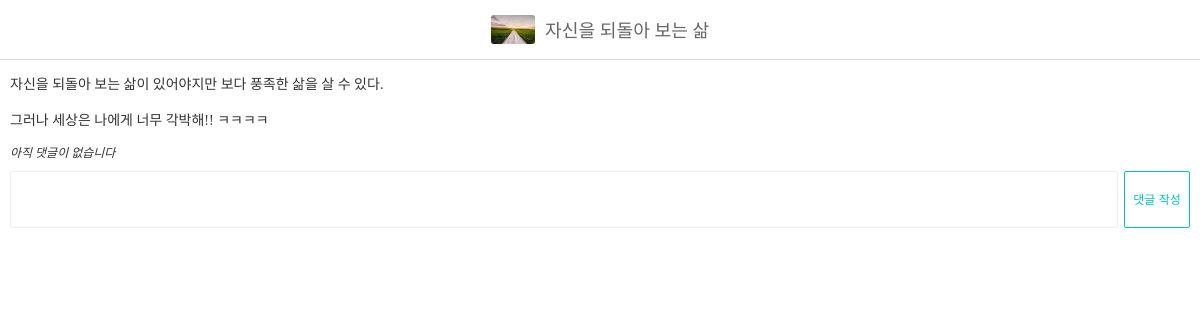
The app's page /posts/4/ with its own data.
### blog/models.py (models this page shows, shortened)
class Post(models.Model):
    objects = models.Manager()
    title = models.CharField("포스트 제목", max_length=100)
    content = models.TextField("포스트 내용")
    thumbnail = models.ImageField("썸네일 이미지", upload_to="post", blank=True)

### blog/views.py (the view)
# urls.py: path('posts/<int:post_id>/', post_detail),
def post_detail(request, post_id):
    post = Post.objects.get(id=post_id)
    if request.method == "POST":
        comment_content = request.POST["comment"]
        Comment.objects.create(
            post=post,
            content=comment_content,
        )
    context = {
        "post": post,
    }
    return render(request, "post_detail.html", context)

### templates/post_detail.html (shortened to what this page needs)
{% load static %}
<!DOCTYPE html>
<html lang="ko">
<head>
    <link rel="stylesheet" href="{% static 'css/style.css' %}">
</head>
<body>
    <div id="navbar">
        {% if post.thumbnail %}
            <img src="{{ post.thumbnail.url }}">
        {% endif %}
        <span>{{ post.title }}</span>
    </div>
    <div id="post-detail">
        <p>{{ post.content|linebreaksbr }}</p>
        <ul class="comments">
            {% for comment in post.comment_set.all %}
                <li class="comment">{{ comment.content }}</li>
            {% empty %}
                <li class="comment-empty">아직 댓글이 없습니다</li>
            {% endfor %}
        </ul>
        <form method="POST">
            <textarea name ="comment"></textarea>
            <button type="submit" class="btn btn-primary">댓글 작성</button>
        </form>
    </div>
</body>
</html>

### static/css/style.css (style rules this page uses)
ul, ol { list-style: none; padding: 0; margin: 0; }
html { margin: 0; font-family: "Noto Sans KR", serif; font-weight: 300; font-size: 14px; color: #333; height: 100%; }
body { margin: 0; height: 100%; }
#navbar { position: fixed; top: 0; width: 100%; z-index: 999; display: flex; flex-direction: row; flex-wrap: nowrap; justify-content: center; align-items: center; background-color: rgba(255, 255, 255, 0.9); color: #666; font-size: 1.3rem; height: 59px; border-bottom: 1px solid #ddd; }
#navbar > span { margin-top: -2px; }
#navbar img { height: 29.5px; border-radius: 3px; margin-right: 10px; }
.btn { width: 66px; height: 30px; line-height: 25px; background-color: #fff; border-radius: 15px; transition-duration: 0.3s; transition-timing-function: ease; font-size: 12px; cursor: pointer; text-align: center; }
.btn-primary { border: 1px solid #00c3bd; color: #00c3bd; }
ul.comments { font-size: 12px; }
ul.comments > li.comment-empty { font-style: italic; }
#post-detail { padding: 59px 10px; }
#post-detail > form { width: 100%; margin-top: 10px; display: flex; }
#post-detail > form > textarea { border: 1px solid #eee; padding: 10px; box-sizing: border-box; resize: none; border-radius: 2px; flex-grow: 1; margin-right: 6px; }
#post-detail > form > button { height: 57px; line-height: 50px; border-radius: 2px; }

### records on screen
Post: thumbnail (picture), title "자신을 되돌아 보는 삶", content "자신을 되돌아 보는 삶이 있어야지만 보다 풍족한 삶을 살 수 있다. 그러나 세상은 나에게 너무 각박해!! ㅋㅋㅋㅋ"
